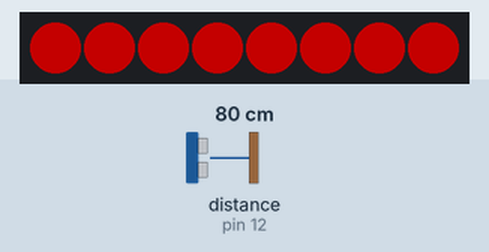
This sketch was run on a simulated Arduino Uno, built with avr-gcc and run on an emulated ATmega328P. Shown: 8 RGB LEDs in strip order, left to right. Wiring (inferred from the names in the program): ultrasonic range finder: trigger pin 13; echo pin 12. Inputs (shaded band) come from the test bench; at power-on: distance to the obstacle (sensor on pin 12) 80 cm. The echo pulse lasts 58.3 µs per cm; dim RGB values are drawn brighter than linear.

Above: at 1.29 s.
1.3 s: distance to the obstacle (sensor on pin 12) set to 2 cm
At 1.42 s:
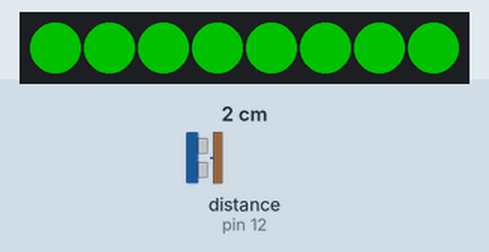
2.9 s: distance to the obstacle (sensor on pin 12) set to 9 cm
At 2.94 s:
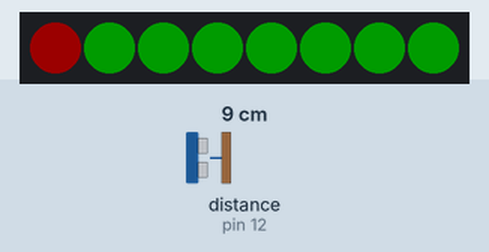
4.5 s: distance to the obstacle (sensor on pin 12) set to 4 cm
At 5.27 s:
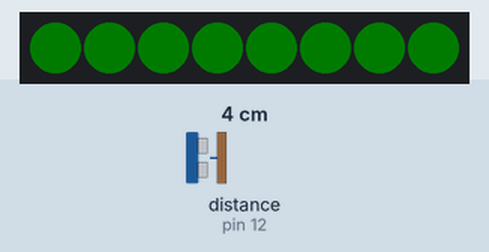
Timing chart, 0 to 13.5 s (numbered marks = the images above; inputs shaded):
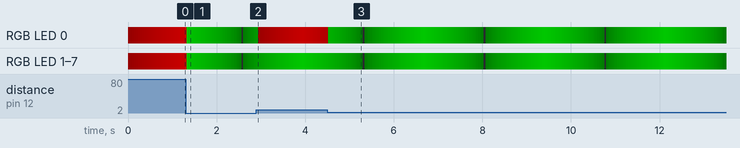

Measured:
- after the input at 1.3 s, the LEDs: first change at once (image 1 shows a later state)
- after the input at 2.9 s, the LEDs: change at once (image 2)
- after the input at 4.5 s, the LEDs: first change at once (image 3 shows a later state)

The sketch:

Badge1.ino
```cpp
#include <Adafruit_NeoPixel.h>

const byte WS1812_PIN   = 2;
const byte PIXELS       = 8;
const byte TRIG_PIN     = 13;
const byte ECHO_PIN     = 12;
const byte PROX_PIN     = 11;

Adafruit_NeoPixel strip = Adafruit_NeoPixel(PIXELS, WS1812_PIN, NEO_GRB | NEO_KHZ800);

void setup() {
  // put your setup code here, to run once:

  pinMode(TRIG_PIN, OUTPUT);  // Trigger
  pinMode(ECHO_PIN, INPUT);   // Echo

  strip.begin();
  strip.show();
}

void loop() {
  static byte intensity = 21;
  static byte int_delta = 3;

  digitalWrite(TRIG_PIN, LOW);

  // Send a 10uS pulse to the trigger pin

  digitalWrite(TRIG_PIN, HIGH);
  delayMicroseconds(10);
  digitalWrite(TRIG_PIN, LOW);

  // Wait for the Echo pin to go high

  while(digitalRead(ECHO_PIN) == LOW)
    ;

  int start = micros();

  // Flight time is the length of time that the Echo pin is high

  while(digitalRead(ECHO_PIN) == HIGH)
    ;

  int     elapsed   = micros() - start;
  double  distance  = elapsed * 0.017163; // Speed of Sound is 34326cm/s (~768mph, 1,236km/h)
  int     idist     = int(distance + 0.5);

  fillStrip(idist, 70, intensity);

  // Raise the proximity pin if the distance is less than 40cm.
  digitalWrite(PROX_PIN, (idist < 40));

  intensity += int_delta;

  if(intensity == 0 || intensity == 99)
    int_delta = -int_delta;

  delay(40);
}

void fillStrip(int dist, int max, byte intensity) {
  int close = dist * PIXELS / max;

  for(int i = 0; i < PIXELS; ++i) {
    if(i >= close)
      strip.setPixelColor(i, strip.Color(0, intensity, 0));
     else
      strip.setPixelColor(i, strip.Color(intensity, 0, 0));
  }

  strip.show();
}
```
